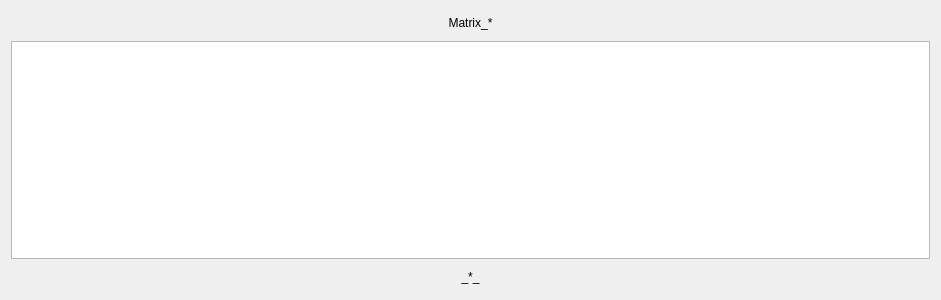
<?xml version="1.0" encoding="UTF-8"?>
<ui version="4.0">
 <class>Matrix</class>
 <widget class="QWidget" name="Matrix">
  <property name="geometry">
   <rect>
    <x>0</x>
    <y>0</y>
    <width>941</width>
    <height>300</height>
   </rect>
  </property>
  <property name="sizePolicy">
   <sizepolicy hsizetype="Expanding" vsizetype="Preferred">
    <horstretch>0</horstretch>
    <verstretch>0</verstretch>
   </sizepolicy>
  </property>
  <property name="windowTitle">
   <string>Form</string>
  </property>
  <layout class="QGridLayout" name="gridLayout">
   <item row="0" column="0">
    <layout class="QVBoxLayout" name="verticalLayout" stretch="1,9,1">
     <item>
      <layout class="QVBoxLayout" name="V_1_1">
       <item>
        <widget class="QLabel" name="matrixName">
         <property name="text">
          <string>Matrix_*</string>
         </property>
         <property name="alignment">
          <set>Qt::AlignCenter</set>
         </property>
        </widget>
       </item>
      </layout>
     </item>
     <item>
      <layout class="QVBoxLayout" name="V_1_2">
       <item>
        <widget class="QTableView" name="matrix">
         <property name="sizePolicy">
          <sizepolicy hsizetype="Preferred" vsizetype="MinimumExpanding">
           <horstretch>0</horstretch>
           <verstretch>0</verstretch>
          </sizepolicy>
         </property>
         <property name="font">
          <font>
           <weight>50</weight>
           <bold>false</bold>
          </font>
         </property>
        </widget>
       </item>
      </layout>
     </item>
     <item>
      <layout class="QVBoxLayout" name="V_1_3">
       <item>
        <widget class="QLabel" name="matrixDimention">
         <property name="text">
          <string>_*_</string>
         </property>
         <property name="alignment">
          <set>Qt::AlignCenter</set>
         </property>
        </widget>
       </item>
      </layout>
     </item>
    </layout>
   </item>
  </layout>
 </widget>
 <resources/>
 <connections/>
</ui>
